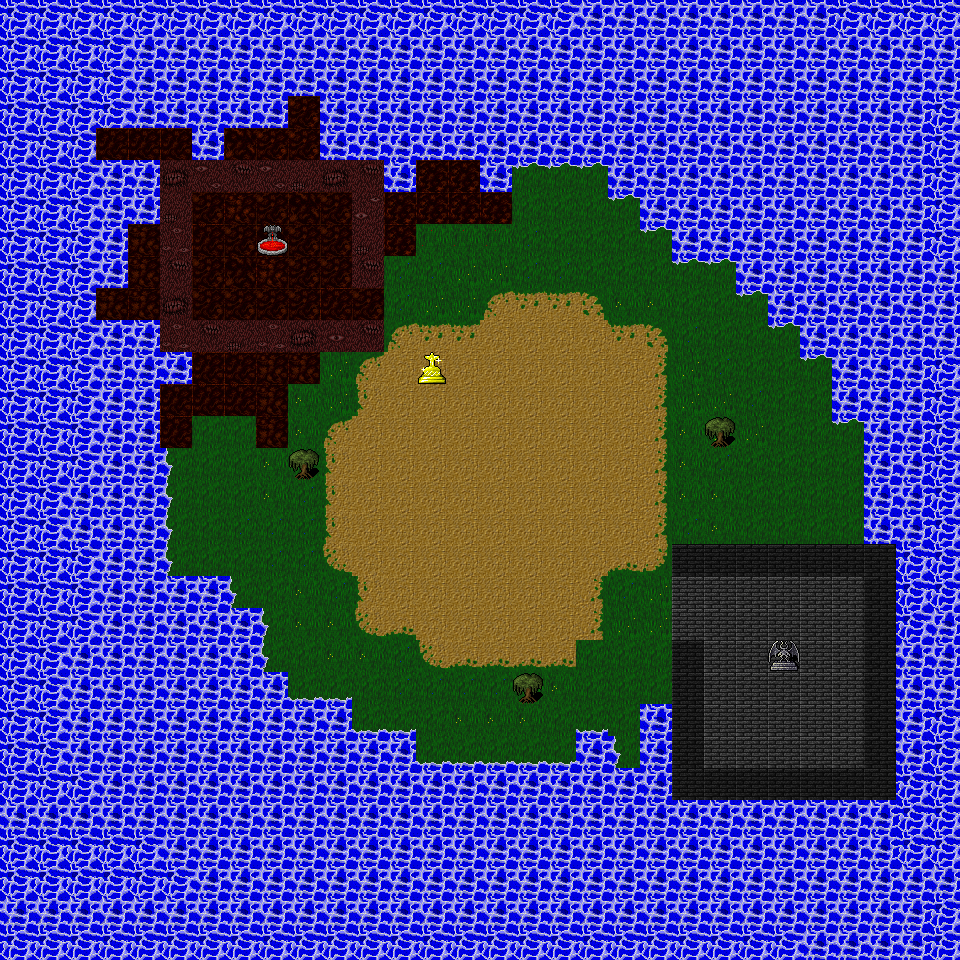

This is a level from a 2D game, rendered from its Tiled map with the project's own tilesets. A one-line summary and the complete map file follow:
An orthogonal 30x30 tile map with 32x32 px tiles, 2 tile layers (Background, Collision).

<map version="1.10" tiledversion="1.11.0" orientation="orthogonal" renderorder="right-down" width="30" height="30" tilewidth="32" tileheight="32" infinite="0" nextlayerid="3" nextobjectid="1">
 <tileset firstgid="1" source="Tileset.tsx" />
 <layer id="2" name="Background" width="30" height="30">
  <data encoding="csv">
0,0,0,0,0,0,0,0,0,0,0,0,0,0,0,0,0,0,0,0,0,0,0,0,0,0,0,0,0,0,
0,0,0,0,0,0,0,0,0,0,0,0,0,0,0,0,0,0,0,0,0,0,0,0,0,0,0,0,0,0,
0,0,0,0,0,0,0,0,0,0,0,0,0,0,0,0,0,0,0,0,0,0,0,0,0,0,0,0,0,0,
0,0,0,0,0,0,0,0,0,239,241,0,0,0,0,0,0,0,0,0,0,0,0,0,0,0,0,0,0,0,
0,0,0,231,231,231,0,241,239,239,0,0,0,0,0,0,0,0,0,0,0,0,0,0,0,0,0,0,0,0,
0,0,0,0,0,0,0,0,0,0,0,0,0,237,237,0,285,285,285,0,0,0,0,0,0,0,0,0,0,0,
0,0,0,0,0,0,238,233,238,240,238,0,237,237,237,237,285,285,285,285,285,0,0,0,0,0,0,0,0,0,
0,0,0,0,232,0,231,238,240,238,238,0,237,301,301,301,293,285,285,285,285,285,0,0,0,0,0,0,0,0,
0,0,0,0,232,0,238,240,233,238,238,0,293,293,307,307,293,293,285,285,285,285,285,0,0,0,0,0,0,0,
0,0,0,232,232,0,238,238,238,238,231,238,293,307,307,317,313,313,315,309,309,285,285,285,285,0,0,0,0,0,
0,0,0,0,0,0,0,0,0,293,307,307,317,313,313,311,311,311,311,313,315,293,285,285,285,0,0,0,0,0,
0,0,0,0,0,0,231,231,232,232,307,317,311,311,311,311,311,311,311,311,291,307,293,285,285,285,0,0,0,0,
0,0,0,0,0,231,231,231,232,309,307,325,311,311,311,311,311,311,311,311,291,307,307,293,285,285,0,0,0,0,
0,0,0,0,0,231,285,285,232,309,317,311,311,311,311,311,311,311,311,311,291,309,307,307,285,285,285,0,0,0,
0,0,0,0,0,285,285,285,309,293,325,311,311,311,311,311,311,311,311,311,291,309,293,285,285,285,285,0,0,0,
0,0,0,0,0,285,285,285,309,293,325,311,311,311,311,311,311,311,311,311,291,309,309,285,285,285,285,0,0,0,
0,0,0,0,0,285,285,293,293,293,325,311,311,311,311,311,311,311,311,311,291,293,309,285,285,285,285,0,0,0,
0,0,0,0,0,285,285,285,293,293,323,311,311,311,311,311,311,311,311,319,321,307,0,0,0,0,0,0,0,0,
0,0,0,0,0,0,0,285,285,309,293,325,311,311,311,311,311,311,291,293,307,256,256,256,256,256,256,0,0,0,
0,0,0,0,0,0,0,0,285,309,309,323,319,311,311,311,311,311,291,307,307,256,256,256,256,256,256,0,0,0,
0,0,0,0,0,0,0,0,285,285,309,309,293,323,319,319,319,319,285,285,285,0,256,256,256,256,256,0,0,0,
0,0,0,0,0,0,0,0,0,285,285,285,293,293,293,293,309,309,285,285,285,0,256,256,256,256,256,0,0,0,
0,0,0,0,0,0,0,0,0,0,0,285,285,285,309,309,309,285,285,285,0,0,256,256,256,256,256,0,0,0,
0,0,0,0,0,0,0,0,0,0,0,0,0,285,285,285,285,285,0,285,0,0,256,256,256,256,256,0,0,0,
0,0,0,0,0,0,0,0,0,0,0,0,0,0,0,0,0,0,0,0,0,0,0,0,0,0,0,0,0,0,
0,0,0,0,0,0,0,0,0,0,0,0,0,0,0,0,0,0,0,0,0,0,0,0,0,0,0,0,0,0,
0,0,0,0,0,0,0,0,0,0,0,0,0,0,0,0,0,0,0,0,0,0,0,0,0,0,0,0,0,0,
0,0,0,0,0,0,0,0,0,0,0,0,0,0,0,0,0,0,0,0,0,0,0,0,0,0,0,0,0,0,
0,0,0,0,0,0,0,0,0,0,0,0,0,0,0,0,0,0,0,0,0,0,0,0,0,0,0,0,0,0,
0,0,0,0,0,0,0,0,0,0,0,0,0,0,0,0,0,0,0,0,0,0,0,0,0,0,0,0,0,0
</data>
 </layer>
 <layer id="1" name="Collision" width="30" height="30">
  <data encoding="csv">
1443,1443,1443,1443,1443,1443,1443,1443,1443,1443,1443,1443,1443,1443,1443,1443,1443,1443,1447,1447,1447,1447,1447,1447,1447,1447,1443,1443,1443,1443,
1443,1443,1443,1443,1447,1447,1447,1447,1447,1447,1447,1447,1447,1447,1447,1447,1447,1447,1447,1447,1447,1447,1447,1447,1447,1447,1447,1447,1447,1447,
1443,1443,1443,1443,1447,1447,1447,1447,1447,1447,1447,1447,1447,1447,1447,1447,1447,1447,1447,1447,1447,1447,1447,1447,1447,1447,1447,1447,1447,1447,
1443,1443,1443,1443,1447,1447,1447,1447,1447,0,1447,1447,1447,1447,1447,1447,1447,1447,1447,1447,1447,1447,1447,1447,1447,1447,1447,1447,1447,1443,
1443,1443,1443,0,0,0,1447,0,0,0,1447,1447,1447,1447,1447,1447,1447,1447,1447,1447,1447,1447,1447,1447,1447,1447,1447,1447,1447,1443,
1443,1443,1443,1447,1447,200,197,195,197,194,200,195,1447,0,0,1447,1381,1381,1381,1447,1447,1447,1447,1447,1447,1447,1447,1447,1447,1443,
1443,1443,1443,1447,1447,194,0,0,0,0,0,199,0,0,0,0,0,0,0,1381,1447,1447,1447,1447,1447,1447,1447,1447,1447,1443,
1443,1443,1443,1447,0,196,0,0,81,0,0,194,0,0,0,0,0,0,0,0,1381,1447,1447,1447,1447,1447,1447,1447,1447,1443,
1443,1443,1443,1447,0,195,0,0,0,0,0,195,0,0,0,0,0,0,0,0,0,1381,1381,1447,1447,1447,1447,1447,1447,1447,
1443,1443,1443,0,0,200,0,0,0,0,0,0,0,0,0,0,0,0,0,0,0,0,0,1381,1447,1447,1447,1447,1447,1447,
1443,1443,1443,1447,1447,196,195,194,196,200,198,195,0,0,0,0,0,0,0,0,0,0,0,0,1381,1447,1447,1447,1447,1447,
1443,1443,1443,1447,1447,1447,0,0,0,0,0,0,0,40,0,0,0,0,0,0,0,0,0,0,0,1381,1447,1447,1447,1443,
1443,1443,1443,1447,1447,0,0,0,0,0,0,0,0,0,0,0,0,0,0,0,0,0,0,0,0,0,1447,1447,1447,1443,
1443,1443,1443,1447,1447,0,0,0,0,0,0,0,0,0,0,0,0,0,0,0,0,0,844,0,0,0,1381,1447,1447,1443,
1443,1443,1443,1447,1447,1387,0,0,0,844,0,0,0,0,0,0,0,0,0,0,0,0,0,0,0,0,0,1447,1447,1443,
1443,1443,1447,1447,1447,1387,0,0,0,0,0,0,0,0,0,0,0,0,0,0,0,0,0,0,0,0,0,1447,1447,1443,
1443,1443,1447,1447,1447,1387,0,0,0,0,0,0,0,0,0,0,0,0,0,0,0,0,0,0,0,0,0,1447,1447,1443,
1443,1443,1443,1447,1447,1387,0,0,0,0,0,0,0,0,0,0,0,0,0,0,0,255,255,255,255,255,255,255,1443,1443,
1443,1443,1443,1447,1447,1447,1447,1387,0,0,0,0,0,0,0,0,0,0,0,0,0,0,0,0,0,0,0,255,1443,1443,
1443,1443,1443,1447,1447,1447,1447,1447,1387,0,0,0,0,0,0,0,0,0,0,0,0,0,0,0,0,0,0,255,1443,1447,
1443,1443,1447,1447,1447,1447,1447,1447,1387,0,0,0,0,0,0,0,0,0,0,0,0,255,0,0,805,0,0,255,1447,1447,
1443,1443,1447,1447,1447,1447,1447,1447,1447,1384,1384,0,0,0,0,0,844,0,0,0,0,255,0,0,0,0,0,255,1447,1447,
1443,1443,1447,1447,1447,1447,1447,1447,1447,1447,1447,1384,1384,0,0,0,0,0,1384,0,1447,255,0,0,0,0,0,255,1447,1443,
1443,1443,1447,1447,1447,1447,1447,1447,1447,1447,1447,1447,1447,1384,1384,1384,1384,1384,1447,1387,1447,255,0,0,0,0,0,255,1447,1443,
1443,1443,1443,1447,1447,1447,1447,1447,1447,1447,1447,1447,1447,1447,1447,1447,1447,1447,1447,1447,1447,255,255,255,255,255,255,255,1443,1443,
1447,1447,1447,1447,1447,1447,1447,1447,1447,1447,1447,1447,1447,1447,1447,1447,1447,1447,1447,1447,1447,1447,1447,1447,1447,1447,1447,1447,1443,1443,
1443,1443,1443,1443,1443,1447,1447,1447,1447,1447,1447,1447,1447,1447,1447,1447,1447,1447,1447,1447,1447,1447,1447,1447,1447,1447,1447,1447,1443,1443,
1443,1443,1443,1443,1443,1443,1447,1447,1447,1447,1447,1447,1447,1447,1447,1447,1447,1447,1447,1447,1447,1447,1447,1447,1447,1447,1447,1447,1447,1447,
1447,1447,1447,1447,1447,1447,1447,1447,1447,1447,1447,1447,1447,1447,1447,1447,1447,1447,1447,1447,1447,1447,1447,1447,1447,1447,1447,1447,1447,1443,
1443,1443,1443,1443,1443,1443,1443,1443,1443,1443,1443,1443,1443,1443,1443,1443,1443,1443,1443,1443,1443,1443,1443,1443,1443,1447,1447,1447,1447,1443
</data>
 </layer>
</map>
